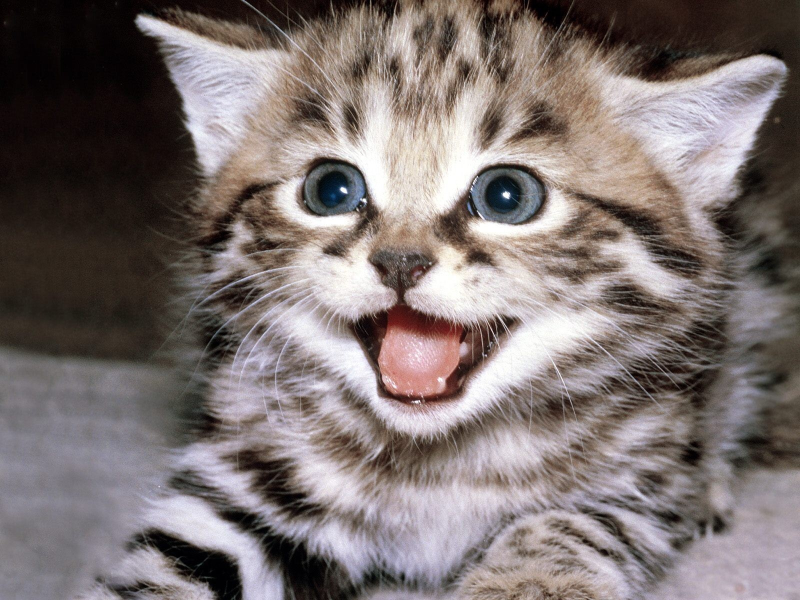
#> input picture Images/cat.jpeg, 1600 x 1200 px (shown at 1/2 size)
$ python transformations.py
#> lines starting #> are read from the running program, lines starting #| are printed output that depends on the picture
#> further down, img is the input picture: shape (1200, 1600, 3); mean B, G, R 113.1, 114.5, 124.8
import cv2 as cv
import numpy as np

def rescaleFrame(frame, scale):
#> called with scale = 0.5
	width = int(frame.shape[1]*scale)
#> width = 800
	height = int(frame.shape[0]*scale)
#> height = 600
	dimensions = (width, height)
#> dimensions = (800, 600)

	return cv.resize(frame, dimensions, interpolation=cv.INTER_AREA)

img = cv.imread('Images/cat.jpeg')
img = rescaleFrame(img, 0.5)

#Translation
def translate(img, x, y):
#> called with x = 100, y = 100
	transMat = np.float32([[1,0,x],[0,1,y]])
	dimensions = (img.shape[1], img.shape[0])
#> dimensions = (800, 600)
	return cv.warpAffine(img, transMat, dimensions)
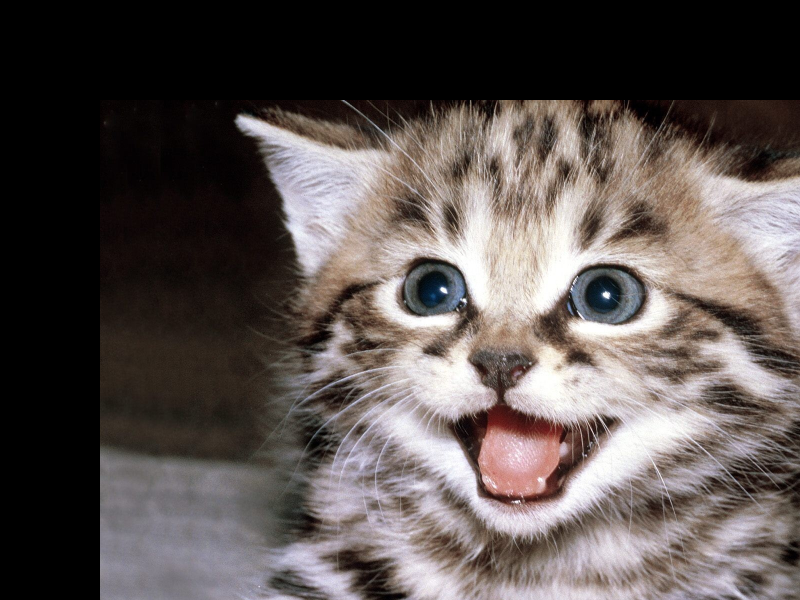
#> returned value: shape (600, 800, 3); mean of channels 0, 1, 2 80.5, 82.8, 91.1; drawn as B, G, R

translated = translate(img, 100, 100)
cv.imshow('Translated', translated)

#Rotation
def rotate(img, angle, rotPoint):
#> called with angle = -45
	(height, width) = img.shape[:2]
#> height = 600; width = 800
	if rotPoint is None:
		rotPoint = (width//2, height//2)
#> rotPoint = (400, 300)

	rotMat = cv.getRotationMatrix2D(rotPoint, angle, 1.0)
	dimensions = (width, height)
#> dimensions = (800, 600)

	return cv.warpAffine(img, rotMat, dimensions)
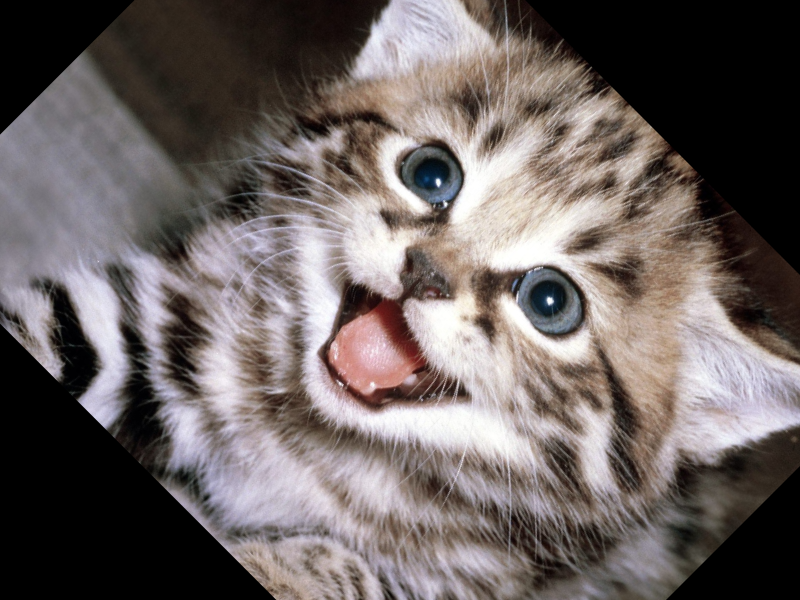
#> returned value: shape (600, 800, 3); mean of channels 0, 1, 2 97.8, 99.4, 108.2; drawn as B, G, R

rotated = rotate(img, -45, None)
rotated2 = rotate(rotated, 45, None)
#> call 2 of rotate, with angle = 45
#> in rotate (call 2), `return cv.warpAffine(img, rotMat, dimensions)`:
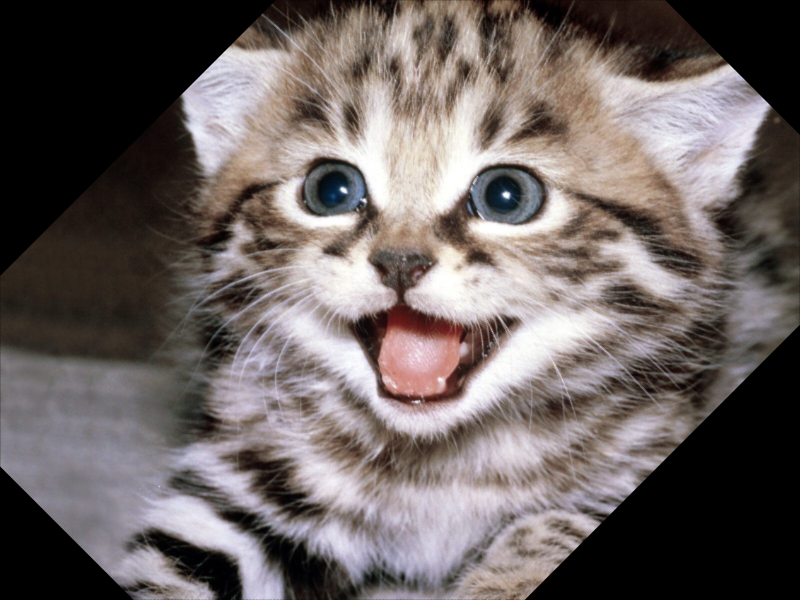
#> returned value: shape (600, 800, 3); mean of channels 0, 1, 2 97.8, 99.4, 108.2; drawn as B, G, R
rotated3 = rotate(img, 45, (0,0))
#> call 3 of rotate, with angle = 45, rotPoint = (0, 0)
#> in rotate (call 3), `return cv.warpAffine(img, rotMat, dimensions)`:
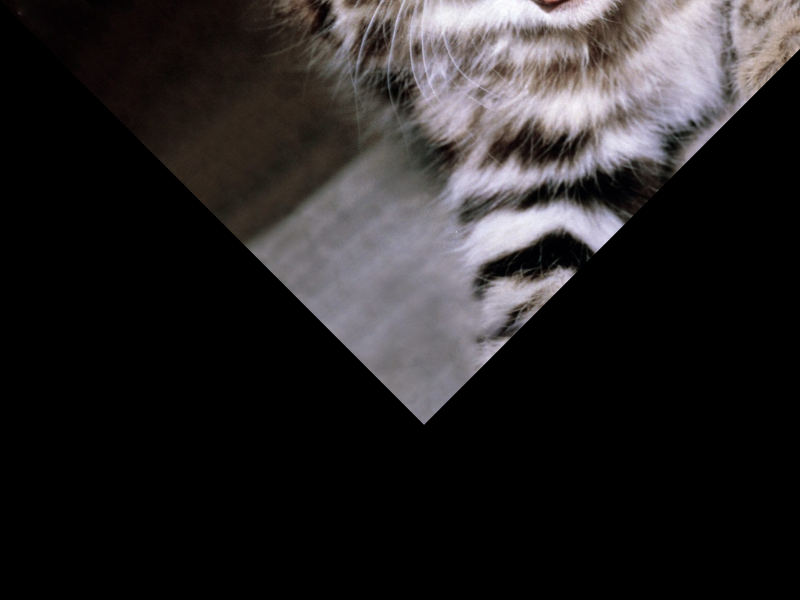
#> returned value: shape (600, 800, 3); mean of channels 0, 1, 2 37.5, 36.8, 39.5; drawn as B, G, R
cv.imshow('Rotated', rotated)
cv.imshow('Rotated Back', rotated2)
cv.imshow('Off-center Rotation', rotated3)

#Flipping
verticalFlip = cv.flip(img, 0)
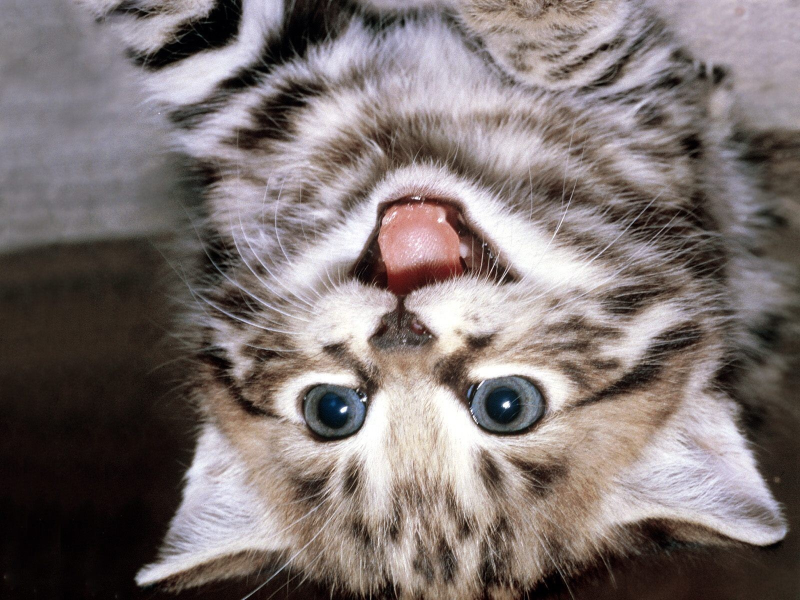
#> verticalFlip: shape (600, 800, 3); mean B, G, R 113.2, 114.6, 124.9
horizontalFlip = cv.flip(img, 1)
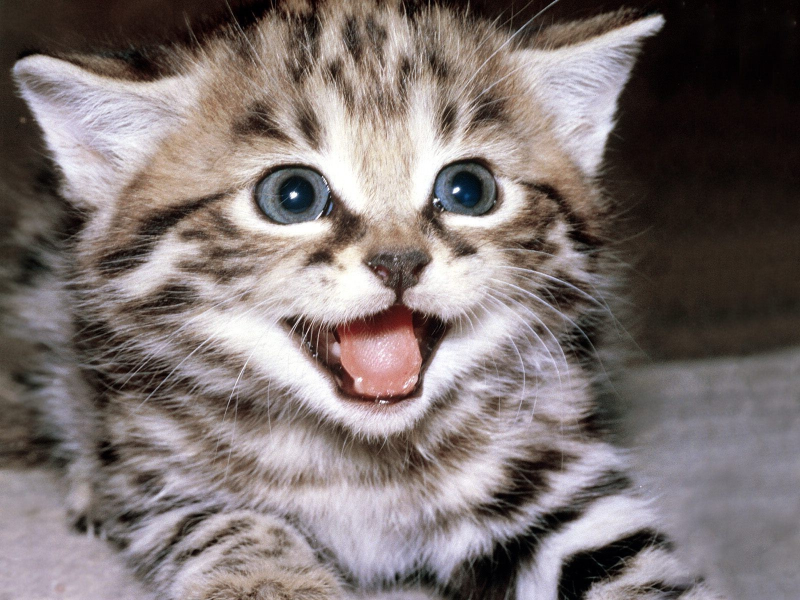
#> horizontalFlip: shape (600, 800, 3); mean B, G, R 113.2, 114.6, 124.9
doubleFlip = cv.flip(img, -1)
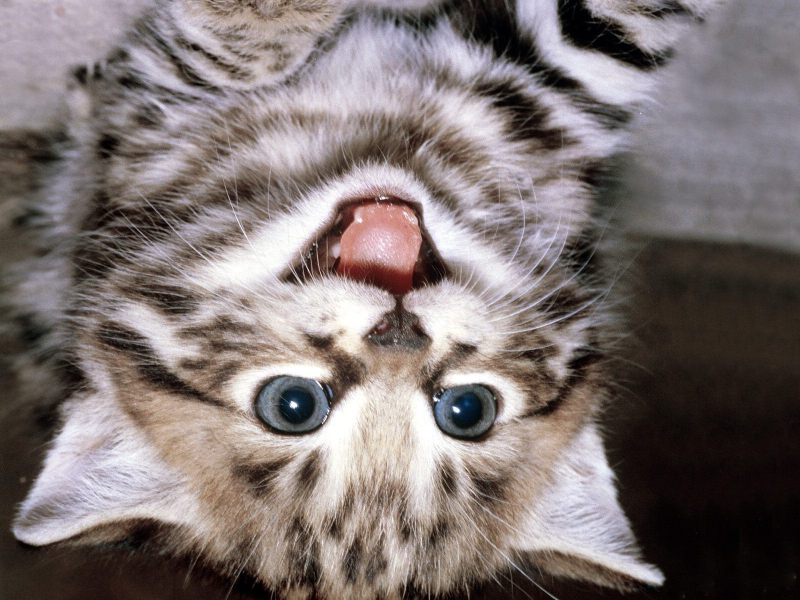
#> doubleFlip: shape (600, 800, 3); mean B, G, R 113.2, 114.6, 124.9
cv.imshow('Vertical Flip', verticalFlip)
cv.imshow('Horizontal Flip', horizontalFlip)
cv.imshow('Vertical & Horizontal Flip', doubleFlip)

cv.waitKey(0)

$ run again, with Images/person.jpeg copied over Images/cat.jpeg
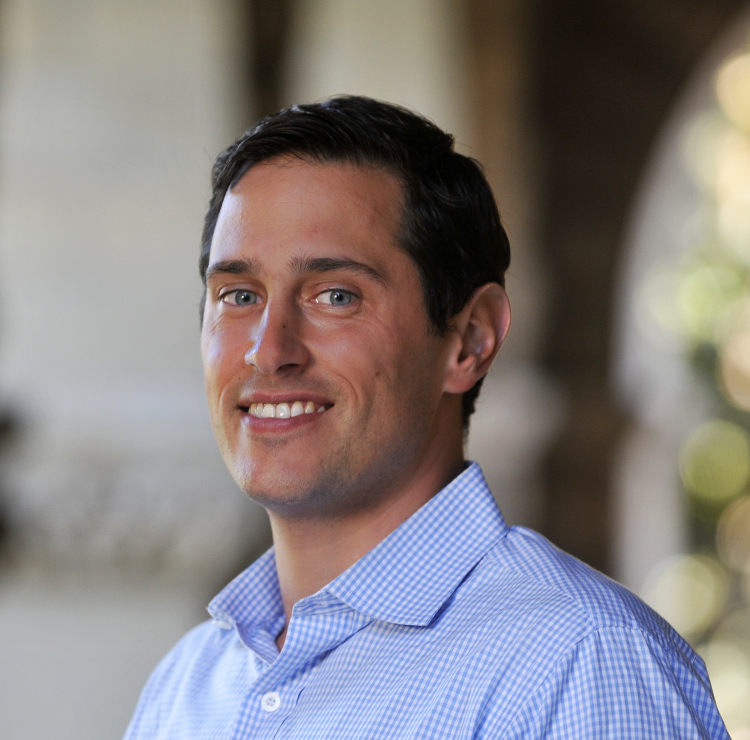
#> input picture Images/person.jpeg, 1500 x 1480 px (shown at 1/2 size)
#> img is the input picture: shape (1480, 1500, 3); mean B, G, R 129, 128.1, 133.9
#> `horizontalFlip = cv.flip(img, 1)`:
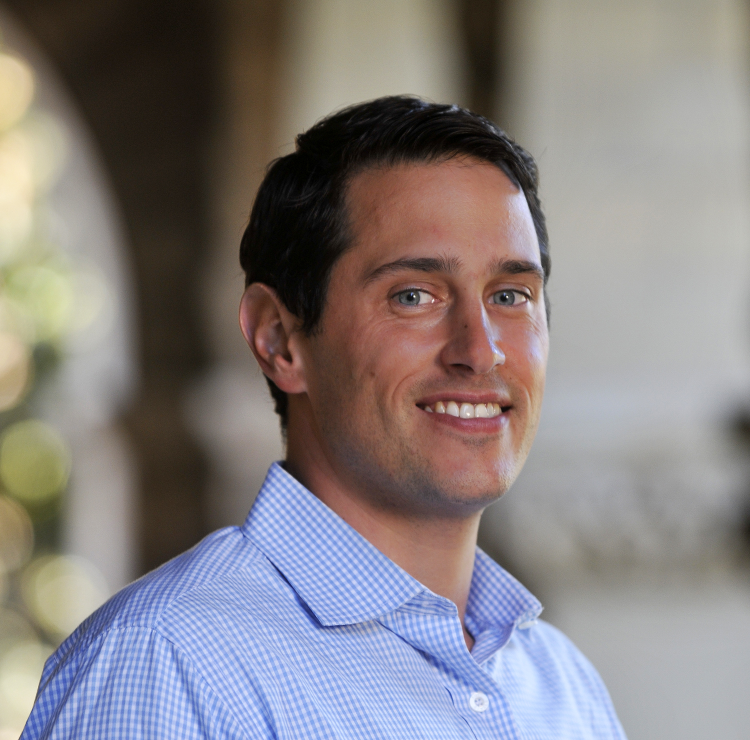
#> horizontalFlip: shape (740, 750, 3); mean B, G, R 129.1, 128.2, 134
#> `doubleFlip = cv.flip(img, -1)`:
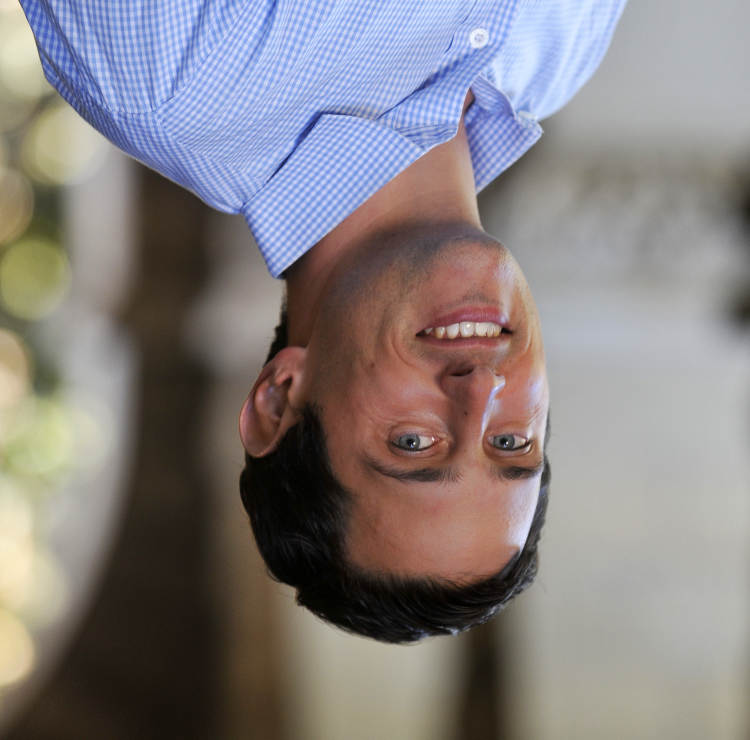
#> doubleFlip: shape (740, 750, 3); mean B, G, R 129.1, 128.2, 134
